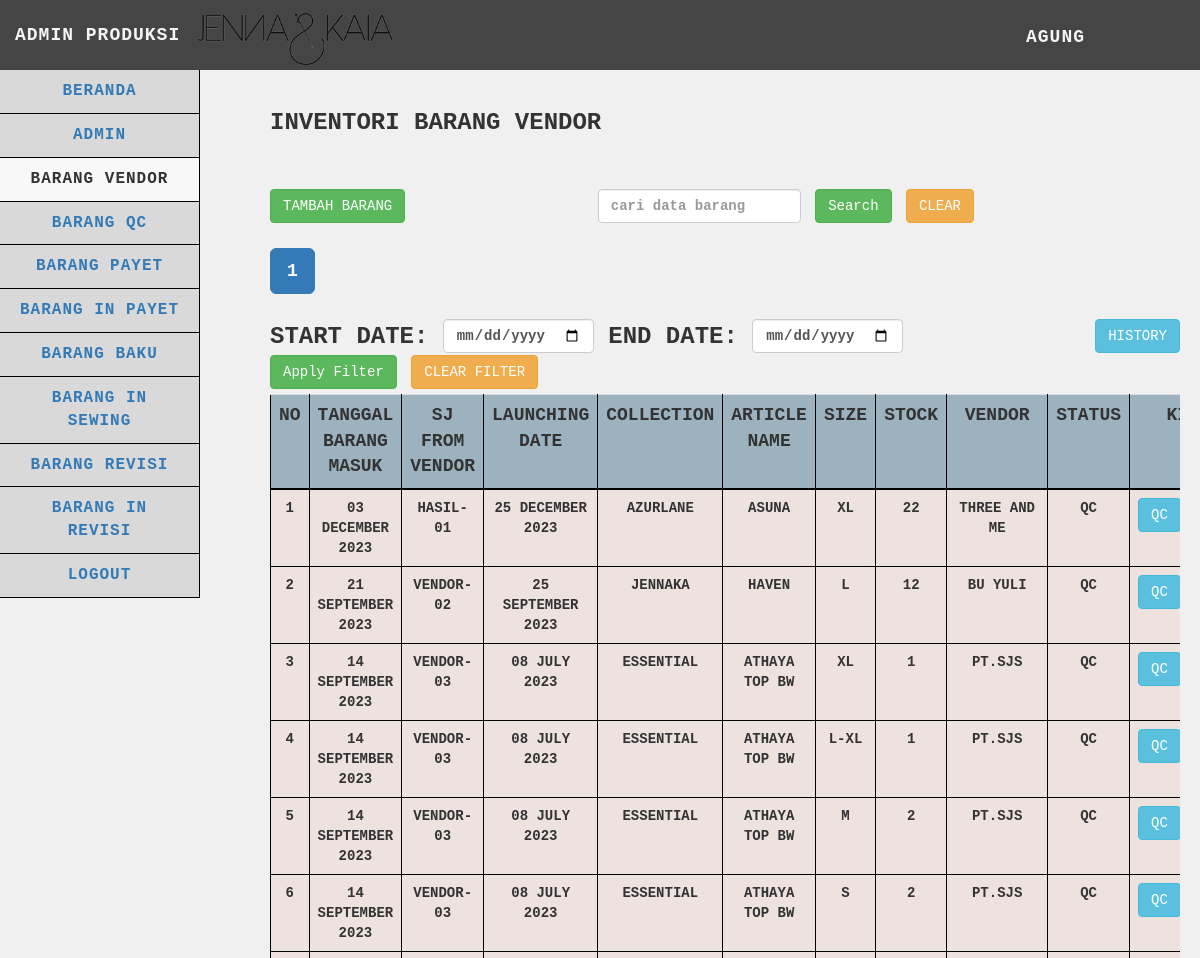
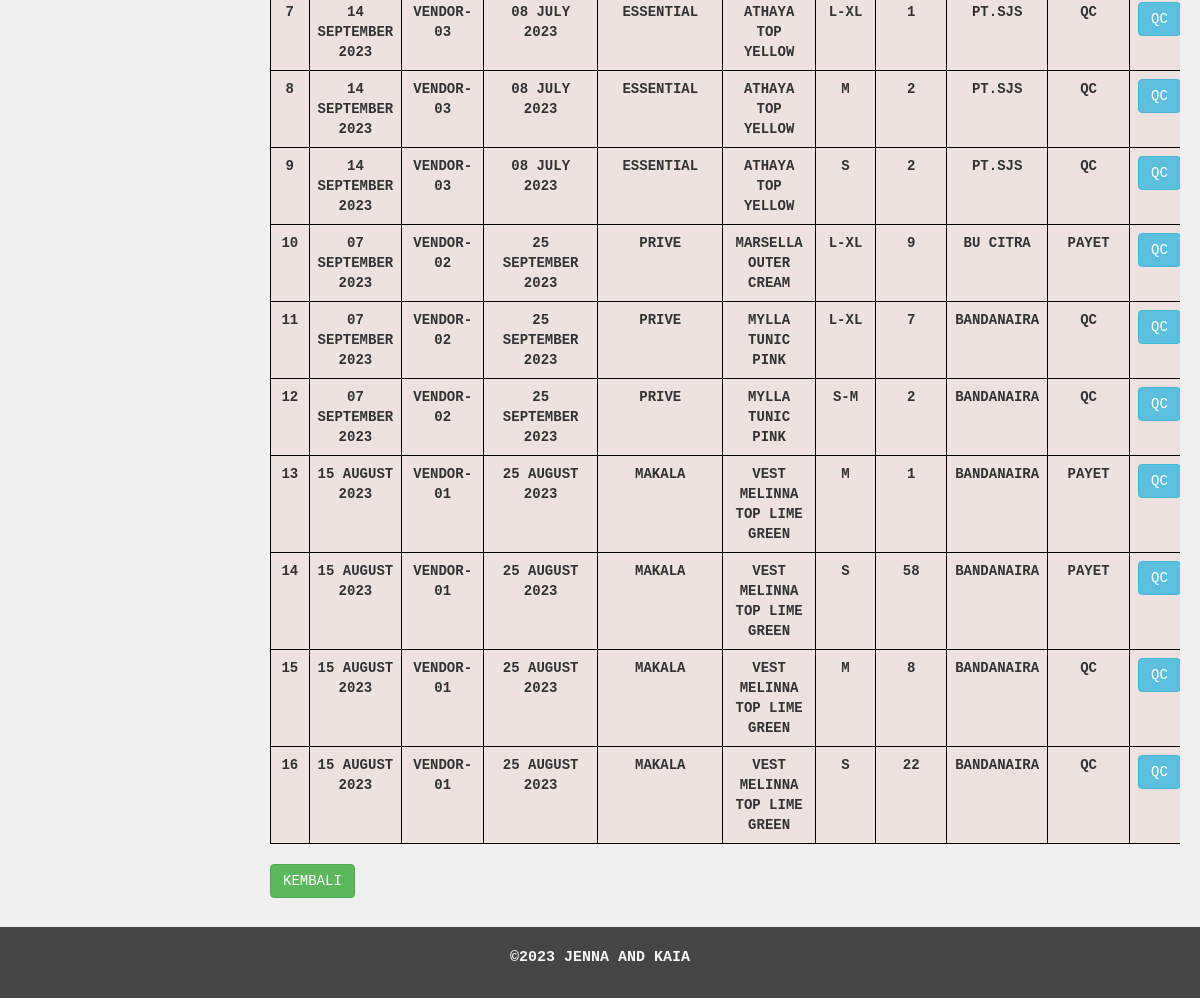
/produksi/barangvendor/barangvendor.php (signed in), run on the app's committed database (2 pictures, top to bottom).
### tables this page shows
CREATE TABLE `barangvendor` (
  `idbarang_vendor` int(25) NOT NULL,
  `tgl_brg_masuk` date NOT NULL,
  `sj_from_vendor` varchar(255) NOT NULL,
  `launching_date` date NOT NULL,
  `collection` varchar(255) NOT NULL,
  `article_name` varchar(255) NOT NULL,
  `size` varchar(15) NOT NULL,
  `stock` int(255) NOT NULL,
  `vendor` varchar(255) NOT NULL,
  `status` varchar(255) NOT NULL,
  `idbarang_insewing` int(11) NOT NULL
);

### produksi/barangvendor/functions.php (called while the page is built, shortened)
<?php
$db = mysqli_connect("localhost", "root", "", "gudangjenna");
function query($query)
{
    global $db;
    $result = mysqli_query($db, $query);
    $rows = [];
    while ($row = mysqli_fetch_assoc($result)) {
        $rows[] = $row;
    }
    return $rows;
}
function getNama($username)
{
    global $db;
    $query = "SELECT nama FROM admin WHERE username = '$username' AND role = 'produksi'";
    $result = mysqli_query($db, $query);
    if ($result && mysqli_num_rows($result) > 0) {
        $user = mysqli_fetch_assoc($result);
        return $user['nama'];
    } else {
        return "Nama Tidak Ditemukan";
    }
}
function formatDate($dateString)
{
    $timestamp = strtotime($dateString);
    return date('d F Y', $timestamp);
}

### produksi/barangvendor/barangvendor.php (the view, shortened to what this page needs)
<?php
$barangvendor = query("SELECT * FROM barangvendor");
$limit = 20;
$page = isset($_GET['page']) ? $_GET['page'] : 1;
$start = ($page - 1) * $limit;
$start_date = isset($_GET['start_date']) ? $_GET['start_date'] : '';
$end_date = isset($_GET['end_date']) ? $_GET['end_date'] : '';
$date_filter = '';
$search = isset($_GET['search']) ? $_GET['search'] : '';
$search_filter = '';
$query = "SELECT * FROM barangvendor $date_filter $search_filter ORDER BY idbarang_vendor DESC LIMIT $start, $limit";
$barangvendor = query($query);
$totalRecordsSearchDateFilter = count(query("SELECT * FROM barangvendor $date_filter $search_filter"));
$totalPagesSearchDateFilter = ceil($totalRecordsSearchDateFilter / $limit);
?>
<!DOCTYPE html>
<html>
<head>
    <link href="../../vendor/css/bootstrap/bootstrap.min.css" rel="stylesheet">
    <link href="../../vendor/css/bootstrap/bootstrap.css" rel="stylesheet">
    <link href="../../vendor/font-awesome/css/font-awesome.min.css" rel="stylesheet" type="text/css">
    <link href="../../css/tabel.css" rel="stylesheet">
</head>
<body>
    <nav class="navbar navbar-default navbar-static-top" role="navigation" style="margin-bottom: 0">
        <div class="navbar-header">
            <img src="../../images/Jenna-Kaia.png" alt="Logo Perusahaan" class="navbar-logo">
            <a class="navbar-brand">ADMIN PRODUKSI</a>
        </div>
        <ul class="nav navbar-top-links navbar-right">
            <li class="dropdown">
                <a class="dropdown-toggle" data-toggle="dropdown" href="../logout.php"><?php echo getNama($_SESSION['usernamepr']); ?></i>
                </a>
            </li>
        </ul>
        <div class="navbar-default sidebar" role="navigation" style="font-size: medium;">
            <div class="sidebar-nav navbar-collapse">
                <ul class="nav" id="side-menu">
                    <li>
                        <a href="../beranda.php">
                            BERANDA
                        </a>
                    </li>
                    <li>
                        <a href="../admin/admin.php">
                            ADMIN
                        </a>
                    </li>
                    <li class="active">
                        <a href="barangvendor.php">
                            BARANG VENDOR
                        </a>
                    </li>
                    <li>
                        <a href="../barangqc/barangqc.php">
                            BARANG QC
                        </a>
                    </li>
                    <li>
                        <a href="../barangpayet/barangpayet.php">
                            BARANG PAYET
                        </a>
                    </li>
                    <li>
                        <a href="../baranginpayet/baranginpayet.php">
                            BARANG IN PAYET
                        </a>
                    </li>
                    <li>
                        <a href="../barangbaku/barangbaku.php">
                            BARANG BAKU
                        </a>
                    </li>
                    <li>
                        <a href="../baranginsewing/baranginsewing.php">
                            BARANG IN SEWING
                        </a>
                    </li>
                    <li>
                        <a href="../barangrevisi/barangrevisi.php">
                            BARANG REVISI
                        </a>
                    </li>
                    <li>
                        <a href="../baranginrevisi/baranginrevisi.php">
                            BARANG IN REVISI
                        </a>
                    </li>
                    <li>
                        <a href="../logout.php" onclick="return confirm('yakin ingin logout?')">
                            Logout
                        </a>
                    </li>
                </ul>
            </div>
        </div>
    </nav>
    <div class="content">
        <div class="container-fluid">
            <h1 class="page-header">Inventori Barang Vendor
                <br><br><br>
                <div class="row">
                    <div class="col-md-4">
                        <div class="text-left">
                            <a href="#" class="btn btn-success" data-toggle="modal" data-target="#tambahBarangModal">Tambah
                                Barang</a>
                        </div>
                    </div>
                    <div class="col-md-6">
                        <form action="" method="GET" class="form-inline">
                            <input type="text" class="form-control mx-2" id="search" name="search" value="<?php echo $_GET['search'] ?? ''; ?>" placeholder="cari data barang">
                            <button type="submit" class="btn btn-success">Search</button>
                            <a href="barangvendor.php" class="btn btn-warning mx-2">Clear</a>
                        </form>
                    </div>
                </div>
                <div class="row" style="margin-top: 5px;">
                    <div class="col-md-6">
                        <div class="button-group" style="display: flex; align-items: center;">
                            <div class="pagination-container">
                                <ul class="pagination pagination-lg">
                                    <?php
                                    $startPage = max(1, $page - 1);
                                    $endPage = min($totalPagesSearchDateFilter, $startPage + 4);
                                    for ($p = $startPage; $p <= $endPage; $p++) :
                                    ?>
                                        <li class="<?php if ($p == $page) echo 'active'; ?>">
                                            <a href="?page=<?php echo $p; ?>&start_date=<?php echo $start_date; ?>&end_date=<?php echo $end_date; ?>&search=<?php echo $search; ?>">
                                                <?php echo $p; ?>
                                            </a>
                                        </li>
                                    <?php endfor; ?>
                                </ul>
                            </div>
                        </div>
                    </div>
                </div>
                <div class="row" style="margin-top: 5px; margin-bottom: 5px">
                    <div class="col-md-10">
                        <form action="" method="GET" class="form-inline">
                            <label for="start_date">Start Date:</label>
                            <input type="date" class="form-control mx-2" id="start_date" name="start_date" value="<?php echo $_GET['start_date'] ?? ''; ?>">
                            <label for="end_date">End Date:</label>
                            <input type="date" class="form-control mx-2" id="end_date" name="end_date" value="<?php echo $_GET['end_date'] ?? ''; ?>">
                            <button type="submit" class="btn btn-success">Apply Filter</button>
                            <a href="barangvendor.php" class="btn btn-warning mx-2">Clear Filter</a>
                        </form>
                    </div>
                    <div class="col-md-2 text-right">
                        <a href="barangvendor_history.php" class="btn btn-info mx-2" target="_blank">History</a>
                    </div>
                </div>
                <div class="table-responsive">
                    <table id="data-table" class="table table-hover">
                        <tr>
                            <th scope="col">No</th>
                            <th scope="col">Tanggal Barang Masuk</th>
                            <th scope="col">SJ From Vendor</th>
                            <th scope="col">Launching Date</th>
                            <th scope="col">Collection</th>
                            <th scope="col">Article Name</th>
                            <th scope="col">Size</th>
                            <th scope="col">Stock</th>
                            <th scope="col">Vendor</th>
                            <th scope="col">Status</th>
                            <th scope="col">Kirim</th>
                        </tr>
                        <?php $i = $start + 1; ?>
                        <?php foreach ($barangvendor as $row) : ?>
                            <tr class="data-row">
                                <td><?= $i; ?></td>
                                <td><?= formatDate($row["tgl_brg_masuk"]); ?></td>
                                <td><?= $row["sj_from_vendor"]; ?></td>
                                <td><?= formatDate($row["launching_date"]); ?></td>
                                <td><?= $row["collection"]; ?></td>
                                <td><?= $row["article_name"]; ?></td>
                                <td><?= $row["size"]; ?></td>
                                <td><?= $row["stock"]; ?></td>
                                <td><?= $row["vendor"]; ?></td>
                                <td><?= $row["status"]; ?></td>
                                <td>
                                    <div class="btn-group text-center" style="display: flex; justify-content: center;">
                                        <form action="kirim_qc.php" method="post" style="margin: 0;">
                                            <button type="submit" class="btn btn-info" onclick="return confirm('Apakah Anda ingin mengirim barang tersebut?');">QC</button>
                                        </form>
                                    </div>
                                </td>
                            </tr>
                            <?php $i++; ?>
                        <?php endforeach; ?>
                    </table>
                </div>
                <div>
                    <a href="../beranda.php" class="btn btn-success">Kembali</a>
                </div>
        </div>
    </div>
    <footer>
        <p>©2023 Jenna and Kaia</p>
    </footer>
</body>
</html>

### css/tabel.css (style rules this page uses)
body { font-family: "Courier New", Courier, monospace; text-transform: uppercase; margin: 0; padding: 0; background-color: #f0f0f0; display: flex; flex-direction: column; min-height: 100vh; }
p { font-size: 15px; }
h1 { text-transform: uppercase; font-weight: 500; }
.page-header { font-weight: bold; font-size: 24px; }
.navbar-logo { max-height: 60px; width: auto; margin-top: 10px; }
.navbar-default.sidebar .nav > li.active > a { background-color: #f8f8f8; color: #333; }
.navbar { background-color: #454545; font-size: large; letter-spacing: 1px; font-weight: 700; font-family: "Courier New", Courier, monospace; text-transform: uppercase; border: none; height: 70px; position: fixed; top: 0; width: 100%; z-index: 99; }
.navbar-header .navbar-brand { color: whitesmoke; margin-top: 10px; }
.dropdown { background-color: #454545; width: 100%; }
.dropdown-toggle { color: whitesmoke; margin-top: 10px; }
.navbar-top-links { margin-right: 0; }
.navbar-top-links li { display: inline-block; }
.navbar-top-links li:last-child { margin-right: 100px; }
.navbar-top-links li a { padding: 15px; min-height: 50px; }
.sidebar { background-color: #d9d9d9; text-align: center; }
.sidebar .sidebar-nav.navbar-collapse { padding-left: 0; padding-right: 0; }
.sidebar ul li { border-bottom: 1px solid black; border-right: 1px solid black; }
@media (min-width: 768px) { .sidebar { z-index: 1; position: absolute; width: 200px; margin-top: 70px; } }
@media (min-width: 768px) { .navbar-top-links { margin-left: auto; } }
.content { padding-top: 50px; padding-bottom: 50px; flex: 1; }
.container-fluid { padding: 20px; }
.table { border-collapse: collapse; width: 100%; }
.table th { background-color: #9db2bf; border: 1px solid black; text-align: center; border-bottom: 2px solid black; font-size: 18px; }
.table td { background-color: #eee2de; border: 1px solid black; text-align: center; font-size: 14px; }
@media (min-width: 768px) { .content { margin-left: 250px; } }
footer { text-transform: uppercase; padding: 20px; color: whitesmoke; background-color: #454545; text-align: center; font-weight: bold; position: fixed; bottom: 0; left: 0; width: 100%; }
footer p { text-align: center; }
.pagination-container { display: flex; justify-content: center; align-items: center; }

### data on the page
barangvendor: tgl_brg_masuk "03 DECEMBER 2023", sj_from_vendor "HASIL-01", launching_date "25 DECEMBER 2023", collection "AZURLANE", article_name "ASUNA", size "XL", stock "22", vendor "THREE AND ME", status "QC"
barangvendor: tgl_brg_masuk "21 SEPTEMBER 2023", sj_from_vendor "VENDOR-02", launching_date "25 SEPTEMBER 2023", collection "JENNAKA", article_name "HAVEN", size "L", stock "12", vendor "BU YULI", status "QC"
barangvendor: tgl_brg_masuk "14 SEPTEMBER 2023", sj_from_vendor "VENDOR-03", launching_date "08 JULY 2023", collection "ESSENTIAL", article_name "ATHAYA TOP BW", size "XL", stock "1", vendor "PT.SJS", status "QC"
barangvendor: tgl_brg_masuk "14 SEPTEMBER 2023", sj_from_vendor "VENDOR-03", launching_date "08 JULY 2023", collection "ESSENTIAL", article_name "ATHAYA TOP BW", size "L-XL", stock "1", vendor "PT.SJS", status "QC"
barangvendor: tgl_brg_masuk "14 SEPTEMBER 2023", sj_from_vendor "VENDOR-03", launching_date "08 JULY 2023", collection "ESSENTIAL", article_name "ATHAYA TOP BW", size "M", stock "2", vendor "PT.SJS", status "QC"
barangvendor: tgl_brg_masuk "14 SEPTEMBER 2023", sj_from_vendor "VENDOR-03", launching_date "08 JULY 2023", collection "ESSENTIAL", article_name "ATHAYA TOP BW", size "S", stock "2", vendor "PT.SJS", status "QC"
barangvendor: tgl_brg_masuk "14 SEPTEMBER 2023", sj_from_vendor "VENDOR-03", launching_date "08 JULY 2023", collection "ESSENTIAL", article_name "ATHAYA TOP YELLOW", size "L-XL", stock "1", vendor "PT.SJS", status "QC"
barangvendor: tgl_brg_masuk "14 SEPTEMBER 2023", sj_from_vendor "VENDOR-03", launching_date "08 JULY 2023", collection "ESSENTIAL", article_name "ATHAYA TOP YELLOW", size "M", stock "2", vendor "PT.SJS", status "QC"
barangvendor: tgl_brg_masuk "14 SEPTEMBER 2023", sj_from_vendor "VENDOR-03", launching_date "08 JULY 2023", collection "ESSENTIAL", article_name "ATHAYA TOP YELLOW", size "S", stock "2", vendor "PT.SJS", status "QC"
barangvendor: tgl_brg_masuk "07 SEPTEMBER 2023", sj_from_vendor "VENDOR-02", launching_date "25 SEPTEMBER 2023", collection "PRIVE", article_name "MARSELLA OUTER CREAM", size "L-XL", stock "9", vendor "BU CITRA", status "PAYET"
barangvendor: tgl_brg_masuk "07 SEPTEMBER 2023", sj_from_vendor "VENDOR-02", launching_date "25 SEPTEMBER 2023", collection "PRIVE", article_name "MYLLA TUNIC PINK", size "L-XL", stock "7", vendor "BANDANAIRA", status "QC"
barangvendor: tgl_brg_masuk "07 SEPTEMBER 2023", sj_from_vendor "VENDOR-02", launching_date "25 SEPTEMBER 2023", collection "PRIVE", article_name "MYLLA TUNIC PINK", size "S-M", stock "2", vendor "BANDANAIRA", status "QC"
barangvendor: tgl_brg_masuk "15 AUGUST 2023", sj_from_vendor "VENDOR-01", launching_date "25 AUGUST 2023", collection "MAKALA", article_name "VEST MELINNA TOP LIME GREEN", size "M", stock "1", vendor "BANDANAIRA", status "PAYET"
barangvendor: tgl_brg_masuk "15 AUGUST 2023", sj_from_vendor "VENDOR-01", launching_date "25 AUGUST 2023", collection "MAKALA", article_name "VEST MELINNA TOP LIME GREEN", size "S", stock "58", vendor "BANDANAIRA", status "PAYET"
barangvendor: tgl_brg_masuk "15 AUGUST 2023", sj_from_vendor "VENDOR-01", launching_date "25 AUGUST 2023", collection "MAKALA", article_name "VEST MELINNA TOP LIME GREEN", size "M", stock "8", vendor "BANDANAIRA", status "QC"
barangvendor: tgl_brg_masuk "15 AUGUST 2023", sj_from_vendor "VENDOR-01", launching_date "25 AUGUST 2023", collection "MAKALA", article_name "VEST MELINNA TOP LIME GREEN", size "S", stock "22", vendor "BANDANAIRA", status "QC"

### other printed values
getNama($_SESSION['usernamepr']) "AGUNG"
